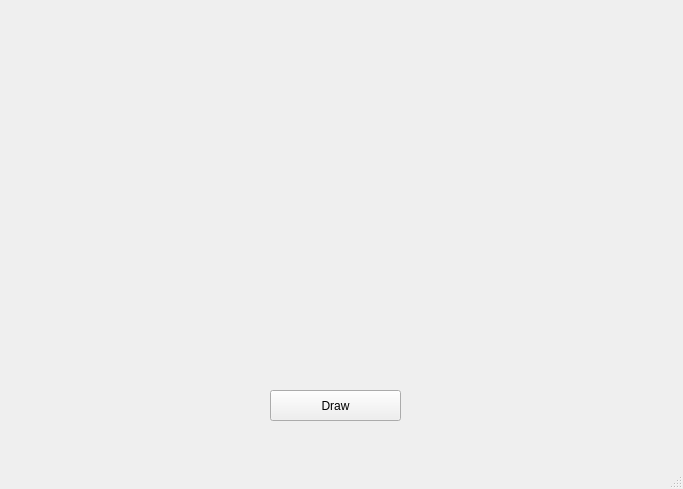
<?xml version="1.0" encoding="UTF-8"?>
<ui version="4.0">
 <class>MainWindow</class>
 <widget class="QMainWindow" name="MainWindow">
  <property name="geometry">
   <rect>
    <x>0</x>
    <y>0</y>
    <width>683</width>
    <height>489</height>
   </rect>
  </property>
  <property name="windowTitle">
   <string>MainWindow</string>
  </property>
  <widget class="QWidget" name="centralwidget">
   <widget class="QPushButton" name="drawButton">
    <property name="geometry">
     <rect>
      <x>270</x>
      <y>390</y>
      <width>131</width>
      <height>31</height>
     </rect>
    </property>
    <property name="text">
     <string>Draw</string>
    </property>
   </widget>
  </widget>
  <widget class="QMenuBar" name="menubar">
   <property name="geometry">
    <rect>
     <x>0</x>
     <y>0</y>
     <width>683</width>
     <height>26</height>
    </rect>
   </property>
  </widget>
  <widget class="QStatusBar" name="statusbar"/>
 </widget>
 <resources/>
 <connections/>
</ui>
